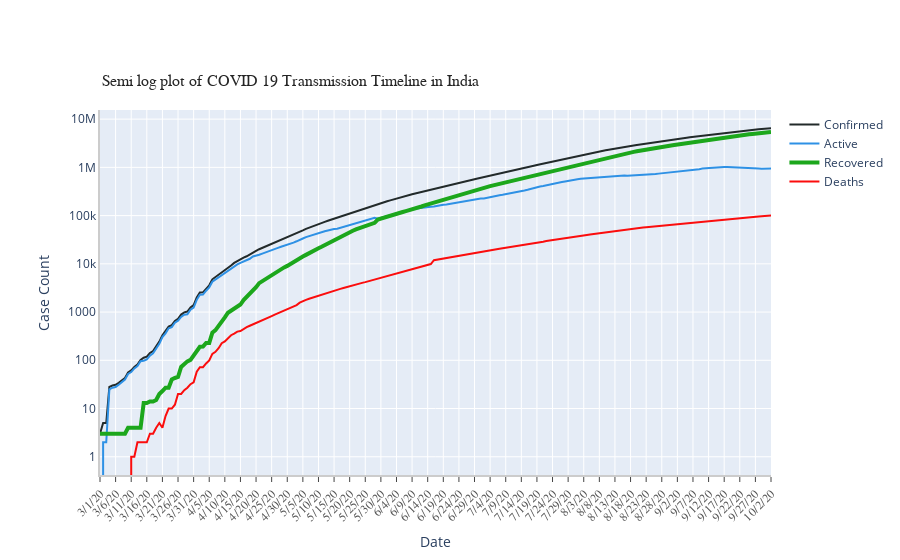

The notebook cell this image was saved under:
### Code cell
fig_5= draw_plot(ts_array= ts_array,
                ts_label= labels,
                title="Semi log plot of COVID 19 Transmission Timeline in India",
                colors=colors, mode_size=mode_size,
                line_size=line_size,
                x_axis_title= "Date",
                y_axis_title= "Case Count",
                tickangle= 315,
                yaxis_type="log",additional_annotations=[])
fig_5.show()

### Figure 1 — Plotly figure (JSON) as saved in the notebook; plotly's stock layout.template omitted (floating-point values rounded to 4 significant figures; data arrays with more than 128 entries replaced by an {"elided": "..."} marker saying what was removed)
{"data": [{"connectgaps": true, "line": {"color": "#222A2A", "width": 2}, "name": "Confirmed", "type": "scatter", "x": {"elided": "216 str values"}, "y": {"elided": "216 int values"}}, {"connectgaps": true, "line": {"color": "#2E91E5", "width": 2}, "name": "Active", "type": "scatter", "x": {"elided": "216 str values"}, "y": {"elided": "216 int values"}}, {"connectgaps": true, "line": {"color": "#1CA71C", "width": 4}, "name": "Recovered", "type": "scatter", "x": {"elided": "216 str values"}, "y": {"elided": "216 int values"}}, {"connectgaps": true, "line": {"color": "#FB0D0D", "width": 2}, "name": "Deaths", "type": "scatter", "x": {"elided": "216 str values"}, "y": {"elided": "216 int values"}}], "layout": {"annotations": [{"font": {"color": "rgb(37,37,37)", "family": "Ariel", "size": 16}, "showarrow": false, "text": "Semi log plot of COVID 19 Transmission Timeline in India", "x": 0, "xanchor": "left", "xref": "paper", "y": 1.05, "yanchor": "bottom", "yref": "paper"}], "autosize": true, "margin": {"autoexpand": true, "l": 100, "r": 20, "t": 110}, "showlegend": true, "xaxis": {"linecolor": "rgb(204,204,204)", "linewidth": 2, "showgrid": true, "showline": true, "showticklabels": true, "tickangle": -45, "tickfont": {"color": "rgb(82,82,82)", "family": "Ariel", "size": 12}, "ticks": "outside", "title": {"text": "Date"}}, "yaxis": {"linecolor": "rgb(204,204,204)", "linewidth": 2, "showgrid": true, "showline": true, "showticklabels": true, "title": {"text": "Case Count"}, "type": "log"}}}
